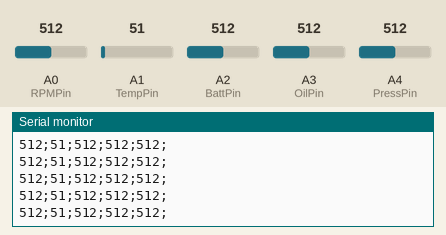
The sketch below on a simulated Arduino Uno, built with avr-gcc and run on an emulated ATmega328P. Parts: the last lines printed to the serial monitor. The test bench sets the inputs (shaded band); at power-on: A0 (RPMPin) = 512, A3 (OilPin) = 512, A1 (TempPin) = 51, A2 (BattPin) = 512, A4 (PressPin) = 512.

Above: at 2.7 s.
2.8 s: A0 (RPMPin) set to 106
At 2.84 s:
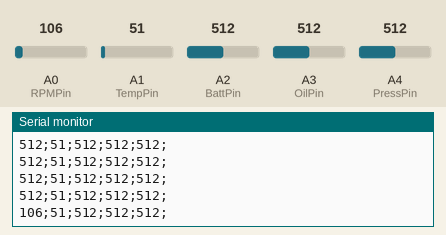
4.3 s: A0 (RPMPin) set to 91
At 4.33 s:
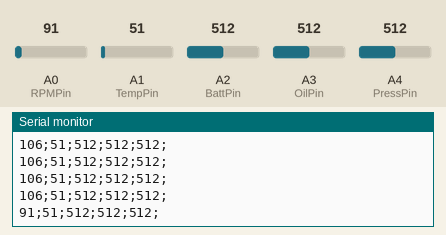
8.8 s: A3 (OilPin) set to 105
At 8.84 s:
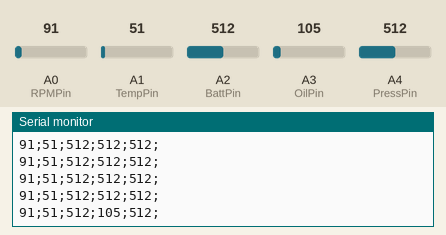
10.3 s: A3 (OilPin) set to 91
At 10.33 s:
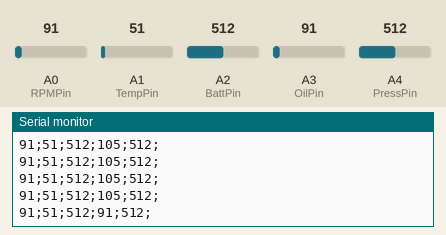
Timing chart, 0 to 13.3 s (numbered marks = the images above; inputs shaded):
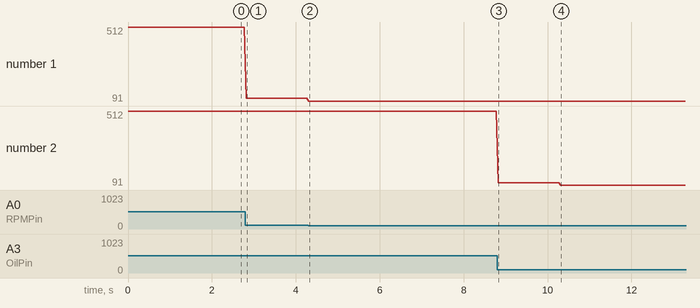

Measured:
- after the input at 2.8 s, the serial monitor: prints a new line at once (image 1)
- after the input at 4.3 s, the serial monitor: prints a new line at once (image 2)
- after the input at 8.8 s, the serial monitor: prints a new line at once (image 3)
- after the input at 10.3 s, the serial monitor: prints a new line at once (image 4)
- plotted number 1: 512 → 106 after the input at 2.8 s, 106 → 91 after the input at 4.3 s
- plotted number 2: 512 → 105 after the input at 8.8 s

The sketch:

input-device.ino
```cpp
int RPMPin = A0;
int RPMVal = 0;

int TempPin = A1;
int TempVal = 0;

int BattPin = A2;
int BattVal = 0;

int OilPin = A3;
int OilVal = 0;

int PressPin = A4;
int PressVal = 0;

void setup() {
  Serial.begin(9600);
}
void loop() {

RPMVal = analogRead(RPMPin);
TempVal = analogRead(TempPin);
BattVal = analogRead(BattPin);
OilVal = analogRead(OilPin);
PressVal = analogRead(PressPin);

Serial.print(RPMVal);Serial.print(";");

Serial.print(TempVal);Serial.print(";");

Serial.print(BattVal);Serial.print(";");

Serial.print(OilVal);Serial.print(";");

Serial.print(PressVal);Serial.println(";");

delay(50);
}
```
